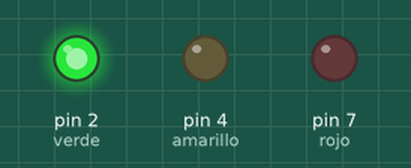
Bench run of a sketch on a simulated Arduino Uno, built with avr-gcc and run on an emulated ATmega328P. Shown: output pins drawn as LEDs (lit = HIGH).

Above: at 1.0 s.
At 2.2 s:
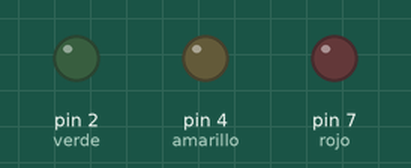
At 3.5 s:
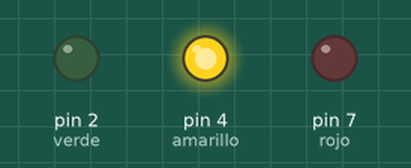
At 6.0 s:
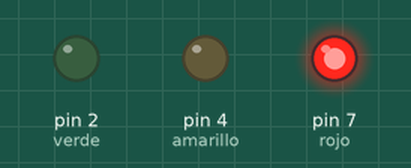
Timing chart, 0 to 9.8 s (numbered marks = the images above):
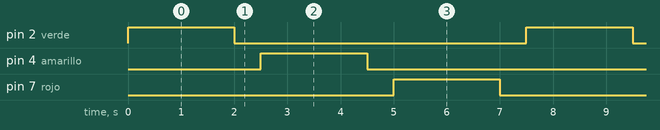

The sketch:

SemaforoSencillo.ino
```cpp
int rojo = 7;
int amarillo = 4;
int verde = 2;

void setup() {
  // put your setup code here, to run once:
  pinMode(verde, OUTPUT);
  pinMode(amarillo, OUTPUT);
  pinMode(rojo, OUTPUT);

}

void loop() {
  // put your main code here, to run repeatedly:
  digitalWrite(verde, HIGH);
  delay(2000);
  digitalWrite(verde, LOW);
  delay(500);

  digitalWrite(amarillo, HIGH);
  delay(2000);
  digitalWrite(amarillo, LOW);
  delay(500);

  digitalWrite(rojo, HIGH);
  delay(2000);
  digitalWrite(rojo, LOW);
  delay(500);
}
```

Measured:
- by itself, pin 2 (verde), pin 4 (amarillo), pin 7 (rojo): alternates HIGH for 2.0 s and LOW for 5.5 s
- by itself, everything shown: repeats every 7.5 s, in 6 steps
